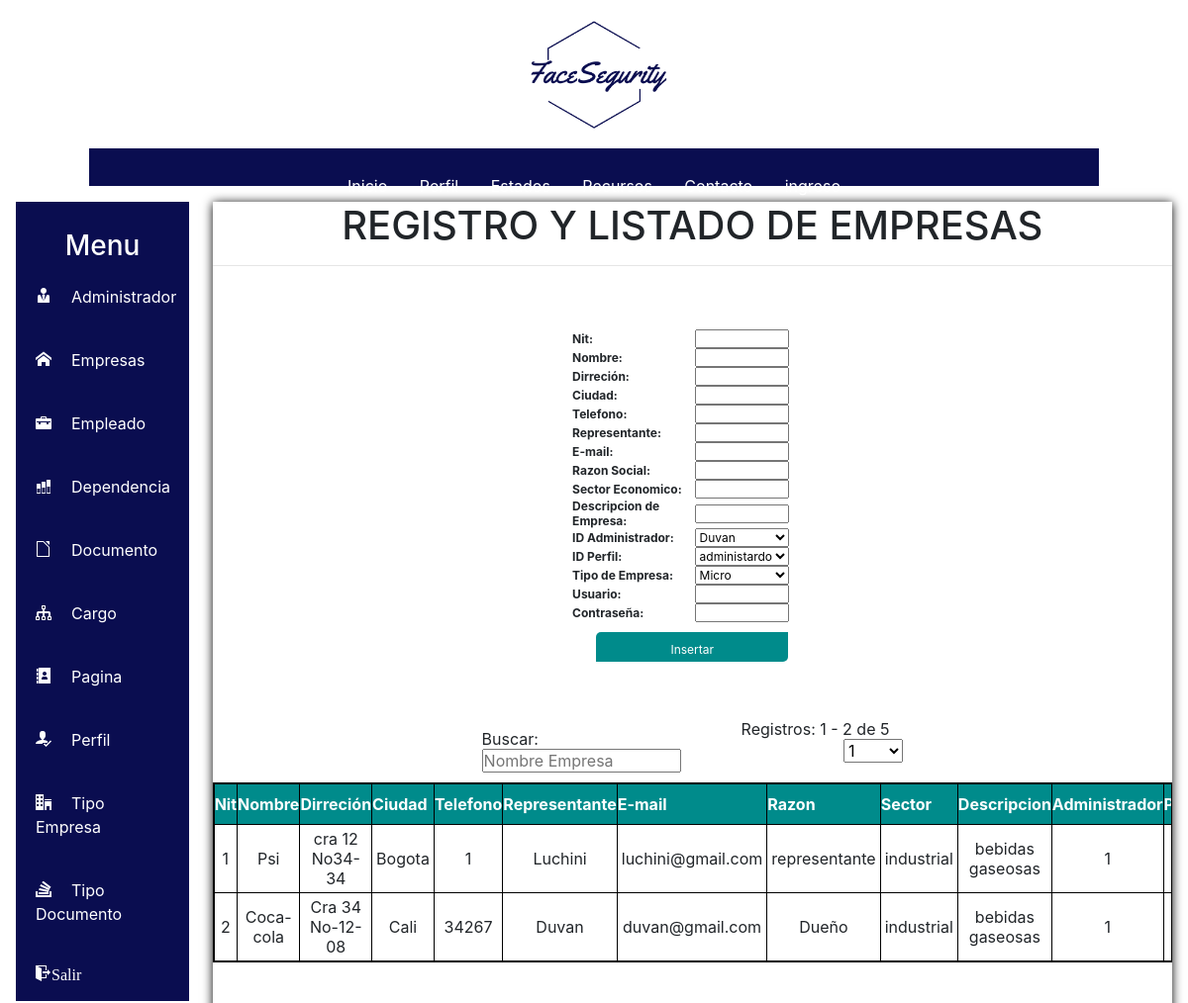
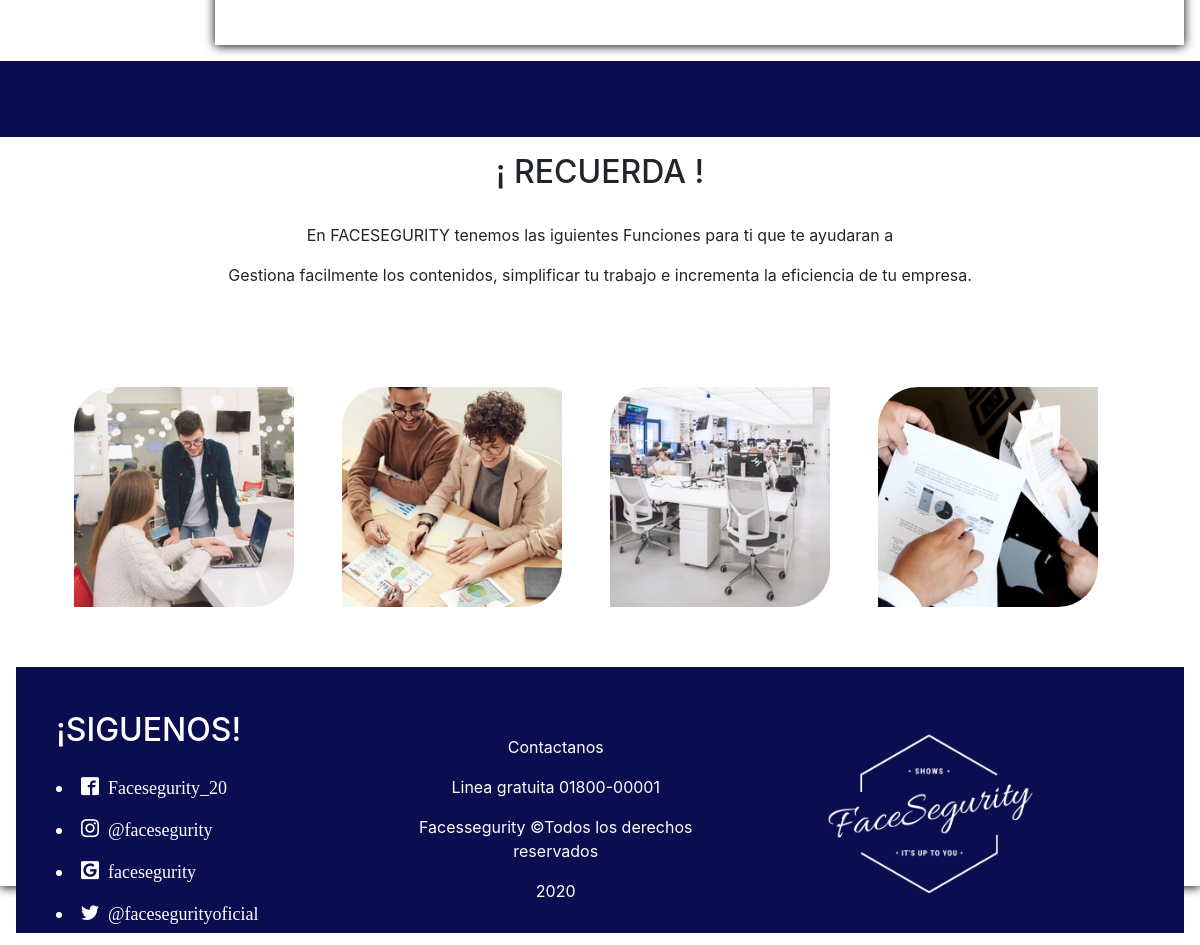
Screenshot of /SW_FACESEGURITY/home.php?pg=002 (signed in) with the database file from the repository (2 pictures, top to bottom).
### tables this page shows
CREATE TABLE `empresa` (
  `emp_nit` int(11) NOT NULL,
  `nom_emp` text NOT NULL,
  `direc` varchar(35) NOT NULL,
  `ciudad` text NOT NULL,
  `tel` int(11) NOT NULL,
  `nom_repre` text NOT NULL,
  `correo_repre` varchar(45) NOT NULL,
  `raz_soci` varchar(45) NOT NULL,
  `sect_econ` text NOT NULL,
  `desc_emp` text NOT NULL,
  `id_admi` int(11) NOT NULL,
  `pefid` int(11) NOT NULL,
  `idtipemp` int(11) NOT NULL,
  `emausu` varchar(100) NOT NULL,
  `pasusu` varchar(100) NOT NULL
);

### SW_FACESEGURITY/modelo/mempresa.php (called while the page is built, shortened)
<?php
class mempresa{
	public function sel_empresa($filtro,$rvini,$rvfin){
		$resultado = null;
		$modelo = new conexion();
		$conexion = $modelo->get_conexion();
		$sql = 'SELECT emp_nit, nom_emp, direc, ciudad, tel, nom_repre, correo_repre, raz_soci, sect_econ, desc_emp, id_admi, pefid, idtipemp, emausu, pasusu FROM empresa';
		$sql .= ' LIMIT '.$rvini.', '.$rvfin.';';
		$result = $conexion->prepare($sql);
		$result->execute();
		while($f=$result->fetch()){
			$resultado[]=$f;
		}
		return $resultado;
	}
	public function list_administrador(){
		$resultado = null;
		$modelo = new conexion();
		$conexion = $modelo->get_conexion();
		$sql = "SELECT id_admi, nom FROM administrador;";
		$result = $conexion->prepare($sql);
		$result->execute();
		while($f=$result->fetch()){
			$resultado[]=$f;
		}
		return $resultado;
	}
	public function list_perfil(){
		$resultado2 = null;
		$modelo = new conexion();
		$conexion = $modelo->get_conexion();
		$sql = "SELECT pefid, pefnom FROM perfil;";
		$result2 = $conexion->prepare($sql);
		$result2->execute();
		while($f=$result2->fetch()){
			$resultado2[]=$f;
		}
		return $resultado2;
	}
	public function list_tipoempresa(){
		$resultado3 = null;
		$modelo = new conexion();
		$conexion = $modelo->get_conexion();
		$sql = "SELECT idtipemp, tipo_emp FROM tipoempresa;";
		$result3 = $conexion->prepare($sql);
		$result3->execute();
		while($f=$result3->fetch()){
			$resultado3[]=$f;
		}
		return $resultado3;
	}
}
?>

### SW_FACESEGURITY/controlador/cempresa.php (the view, shortened to what this page needs)
<?php
include ("modelo/mempresa.php");
require_once('modelo/mpaginacion.php');
	function form_registro($emp_nit){
	    $mempresa = new mempresa();
		$result = $mempresa->list_administrador();
		$result2 = $mempresa->list_perfil();
		$result3 = $mempresa->list_tipoempresa();
		$txt = '';
		$txt .= '<div class="cuad">';
			$txt .= '<form name="frm1" action="#" method="POST">';
				$txt .= '<table>';
					$txt .= '<tr>';
						$txt .= '<th align="left">';
							$txt .= 'Nit:';
						$txt .= '</th>';
						$txt .= '<td>';
							$txt .= '<input type="number" name="emp_nit" max="999999999999" value="'.$emp_nit.'"/>';
						$txt .= '</td>';
					$txt .= '</tr>';
					$txt .= '<tr>';
						$txt .= '<th align="left">';
							$txt .= 'Nombre:';
						$txt .= '</th>';
						$txt .= '<td>';
							$txt .= '<input type="text" name="nom_emp" maxlength="50" value="';
						$txt .= '"/>';
						$txt .= '</td>';
					$txt .= '</tr>';
					$txt .= '<tr>';
						$txt .= '<th align="left">';
							$txt .= 'Dirreción:';
						$txt .= '</th>';
						$txt .= '<td>';
							$txt .= '<input type="varchar" name="direc" maxlength="50" value="';
						$txt .= '"/>';
						$txt .= '</td>';
					$txt .= '</tr>';
					$txt .= '<tr>';
						$txt .= '<th align="left">';
							$txt .= 'Ciudad:';
						$txt .= '</th>';
						$txt .= '<td>';
							$txt .= '<input type="varchar" name="ciudad" maxlength="50" value="';
						$txt .= '"/>';
						$txt .= '</td>';
					$txt .= '</tr>';
					$txt .= '<tr>';
						$txt .= '<th align="left">';
							$txt .= 'Telefono:';
						$txt .= '</th>';
						$txt .= '<td>';
							$txt .= '<input type="number" name="tel" max="999999999999" value="'.$emp_nit.'"/>';
						$txt .= '</td>';
					$txt .= '</tr>';
					$txt .= '<tr>';
						$txt .= '<th align="left">';
							$txt .= 'Representante:';
						$txt .= '</th>';
						$txt .= '<td>';
							$txt .= '<input type="varchar" name="nom_repre" maxlength="50" value="';
						$txt .= '"/>';
						$txt .= '</td>';
					$txt .= '</tr>';
					$txt .= '<tr>';
						$txt .= '<th align="left">';
							$txt .= 'E-mail:';
						$txt .= '</th>';
						$txt .= '<td>';
							$txt .= '<input type="email" name="correo_repre" maxlength="50" value="';
						$txt .= '"/>';
						$txt .= '</td>';
					$txt .= '</tr>';
					$txt .= '<tr>';
						$txt .= '<th align="left">';
							$txt .= 'Razon Social:';
						$txt .= '</th>';
						$txt .= '<td>';
							$txt .= '<input type="text" name="raz_soci" maxlength="50" value="';
						$txt .= '"/>';
						$txt .= '</td>';
					$txt .= '</tr>';
					$txt .= '<tr>';
						$txt .= '<th align="left">';
							$txt .= 'Sector Economico:';
						$txt .= '</th>';
						$txt .= '<td>';
							$txt .= '<input type="text" name="sect_econ" maxlength="50" value="';
						$txt .= '"/>';
						$txt .= '</td>';
					$txt .= '</tr>';
					$txt .= '<tr>';
						$txt .= '<th align="left">';
							$txt .= 'Descripcion de Empresa:';
						$txt .= '</th>';
						$txt .= '<td>';
							$txt .= '<input type="text" name="desc_emp" maxlength="50" value="';
						$txt .= '"/>';
						$txt .= '</td>';
					$txt .= '</tr>';
					$txt .= '<tr>';
					$txt .= '<th align="left">';
						$txt .= 'ID Administrador: ';
					$txt .= '</th>';
					$txt .= '<td>';
						$txt .= '<select name="id_admi">';
						foreach ($result as $f) {
							$txt .= '<option value="'.$f['id_admi'].'" ';
							if($f['id_admi'] and $f['id_admi']==$result[0]["id_admi"])
								$txt .="SELECTED";
							$txt .= ' >'.$f['nom'].'</option>';
						}
						$txt .= '</select>';
					$txt .= '</td>';
					$txt .= '</tr>';
					$txt .= '<tr>';
					$txt .= '<th align="left">';
						$txt .= 'ID Perfil: ';
					$txt .= '</th>';
					$txt .= '<td>';
						$txt .= '<select name="pefid">';
						foreach ($result2 as $f) {
							$txt .= '<option value="'.$f['pefid'].'" ';
							if($f['pefid'] and $f['pefid']==$result2[0]["pefid"])
								$txt .="SELECTED";
							$txt .= ' >'.$f['pefnom'].'</option>';
						}
						$txt .= '</select>';
					$txt .= '</td>';
					$txt .= '</tr>';
					$txt .= '<tr>';
					$txt .= '<th align="left">';
						$txt .= 'Tipo de Empresa: ';
					$txt .= '</th>';
					$txt .= '<td>';
						$txt .= '<select name="idtipemp">';
						foreach ($result3 as $f) {
							$txt .= '<option value="'.$f['idtipemp'].'" ';
							if($f['idtipemp'] and $f['idtipemp']==$result3[0]["idtipemp"])
								$txt .="SELECTED";
							$txt .= ' >'.$f['tipo_emp'].'</option>';
						}
						$txt .= '</select>';
					$txt .= '</td>';
					$txt .= '</tr>';
					$txt .= '<tr>';
						$txt .= '<th align="left">';
							$txt .= 'Usuario:';
						$txt .= '</th>';
						$txt .= '<td>';
							$txt .= '<input type="text" name="emausu" maxlength="100" value="';
						$txt .= '"/>';
						$txt .= '</td>';
					$txt .= '</tr>';
					$txt .= '<tr>';
						$txt .= '<th align="left">';
							$txt .= 'Contraseña:';
						$txt .= '</th>';
						$txt .= '<td>';
							$txt .= '<input type="text" name="pasusu" maxlength="50" value="';
						$txt .= '"/>';
						$txt .= '</td>';
					$txt .= '</tr>';
					$txt .= '<tr>';
					$txt .= '<th colspan="2" style="text-align: center;">';
						$txt .= '<input type="submit" name="operacion" value="';
						if ($emp_nit)
							$txt .= 'Actualizar';
						else
							$txt .= 'Insertar';
					$txt .= '" />';
					$txt .= '</tr>';
				$txt .= '</table>';
			$txt .= '</form>';
		$txt .= '</div>';
		echo $txt;
	}
function form_mostrar($conp,$nreg,$pg,$bo,$filtro,$arc){
		$mempresa = new mempresa();
		$pa = new mpaginacion();
		$txt = '';
		$txt .= "<table>";
			$txt .= "<tr>";
				$txt .= "<td>";
					$txt .= "<form name='forfil' method='GET' action='".$arc."'>";
						$txt .= "<input type='hidden' name='pg' value='".$pg."' />";
						$txt .= "Buscar:<input type='text' name='filtro' value='".$filtro."' placeholder='Nombre Empresa' onChange= 'this.form.submit();' />";
					$txt .= "</form>";
				$txt .= "</td>";
				$txt .= "<td align='right' style='padding-left: 10px;'>";
					$bo = "<input type='hidden' name='filtro' value='".$filtro."' />";
					$txt .= $pa->spag($conp,$nreg,$pg,$bo,$arc);
					$result = $mempresa->sel_empresa($filtro,$pa->rvalini(),$pa->rvalfin());
				$txt .= "</td>";
			$txt .= "</tr>";
		$txt .= "</table>";
		if($result){
		$txt .= '<div class="cuad2" style="width: 100%;">';
			$txt .= '<table width="100%" cellspacing="0px" align="center">';
				$txt .= '<tr>';
					$txt .= '<th>';
						$txt .= 'Nit';
					$txt .= '</th>';
					$txt .= '<th>';
						$txt .= 'Nombre';
					$txt .= '</th>';
					$txt .= '<th>';
						$txt .= 'Dirreción';
					$txt .= '</th>';
					$txt .= '<th>';
						$txt .= 'Ciudad';
					$txt .= '</th>';
					$txt .= '<th>';
						$txt .= 'Telefono';
					$txt .= '</th>';
					$txt .= '<th>';
						$txt .= 'Representante';
					$txt .= '</th>';
					$txt .= '<th>';
						$txt .= 'E-mail';
					$txt .= '</th>';
					$txt .= '<th>';
						$txt .= 'Razon';
					$txt .= '</th>';
					$txt .= '<th>';
						$txt .= 'Sector';
					$txt .= '</th>';
					$txt .= '<th>';
						$txt .= 'Descripcion';
					$txt .= '</th>';
					$txt .= '<th>';
						$txt .= 'Administrador';
					$txt .= '</th>';
					$txt .= '<th>';
						$txt .= 'Perfil';
					$txt .= '</th>';
					$txt .= '<th>';
						$txt .= 'Tipo Empresa';
					$txt .= '</th>';
					$txt .= '<th>';
						$txt .= 'Usuario';
					$txt .= '</th>';
					$txt .= '<th>';
						$txt .= 'Contraseña';
					$txt .= '</th>';
					$txt .= '<th></th>';
					$txt .= '<th></th>';
				$txt .= '</tr>';
				foreach ($result as $f) {
				$txt .= '<tr>';
					$txt .= '<td align="center">';
						$txt .= $f["emp_nit"];
					$txt .= '</td>';
					$txt .= '<td align="center">';
						$txt .= $f["nom_emp"];
					$txt .= '</td>';
					$txt .= '<td align="center">';
						$txt .= $f["direc"];
					$txt .= '</td>';
					$txt .= '<td align="center">';
						$txt .= $f["ciudad"];
					$txt .= '</td>';
					$txt .= '<td align="center">';
						$txt .= $f["tel"];
					$txt .= '</td>';
					$txt .= '<td align="center">';
						$txt .= $f["nom_repre"];
					$txt .= '</td>';
					$txt .= '<td align="center">';
						$txt .= $f["correo_repre"];
					$txt .= '</td>';
					$txt .= '<td align="center">';
						$txt .= $f["raz_soci"];
					$txt .= '</td>';
					$txt .= '<td align="center">';
						$txt .= $f["sect_econ"];
					$txt .= '</td>';
					$txt .= '<td align="center">';
						$txt .= $f["desc_emp"];
					$txt .= '</td>';
					$txt .= '<td align="center">';
						$txt .= $f["id_admi"];
					$txt .= '</td>';
					$txt .= '<td align="center">';
						$txt .= $f["pefid"];
					$txt .= '</td>';
					$txt .= '<td align="center">';
						$txt .= $f["idtipemp"];
					$txt .= '</td>';
					$txt .= '<td align="center">';
						$txt .= $f["emausu"];
					$txt .= '</td>';
					$txt .= '<td align="center">';
						$txt .= $f["pasusu"];
					$txt .= '</td>';
					$txt .= '<td align="center"><a href="home.php?pg=002&emp_nit='.$f["emp_nit"].'">
						<img src="img/actua.png" title="Actualizar"</a></td>';
					$txt .= '<td align="center"><a href="home.php?pg=002&del='.$f["emp_nit"].'">
						<img src="img/elemi.png" title="Eliminar"</a></td>';
				$txt .= '</tr>';
				}
			$txt .= '</table>';
		$txt .= '</div>';
		}else{
		$txt .= '<div class="cuad" style="width: 90%;">';
		$txt .= '<h3>No existen datos registrado en la base de datos...</h3>';
		$txt .= '</div>';
	}
		echo $txt;
	}
?>

### SW_FACESEGURITY/css/homeestilos.css (style rules this page uses)
* { margin: 0; padding: 0; }

### SW_FACESEGURITY/css/tablas.css (style rules this page uses)
.cuad2 { padding: 0.1px ; margin: 0px; }
.cuad2 th { border: solid 1px black; }
.cuad2 td { border: solid 1px black; padding: 4px; }
.cuad2 th { background-color: #008B8B; color: white; }
.cuad2 table { border: solid 1px black; border-collapse: collapse; overflow-x: auto; display: flex; overflow-y: auto; }
.cuad th { font-size: 12px; }
.cuad td { font-size: 12px; margin-bottom: 10px; box-sizing: border-box; }
input { display: block; width: 80% }
select { display: block; width: 80% }
.cuad table { width: 100%; float: center; overflow-x: auto; display: flex; overflow-y: auto; }
.cuad { width: 25%; float: center; }
input[type=submit] { margin-bottom: 0px; background: #008B8B; color: white; border:none; padding: 10px; height:30px; margin: 10px auto; text-shadow: #fff; border-radius: 5px 0px 5px 0px; }

### rows the page displays
empresa: value "1 Psi cra 12 No34-34 Bogota 1 Luchini luchini@gmail.com representante industrial bebidas gaseosas 1"
empresa: value "2 Coca-cola Cra 34 No-12-08 Cali 34267 Duvan duvan@gmail.com Dueño industrial bebidas gaseosas 1"

### other values shown
$txt "Nit: Nombre: Dirreción: Ciudad: Telefono: Representante: E-mail: Razon Social: Sector Economico: Descripcion de Empresa: ID Administrador: ID Perfil: Tipo de Empresa: Usuario: Contraseña:"
$txt "Registros: 1 - 2 de 5"
form field id_admi "Duvan"
form field pefid "administardor"
form field idtipemp "Micro"
form field npg "1"
